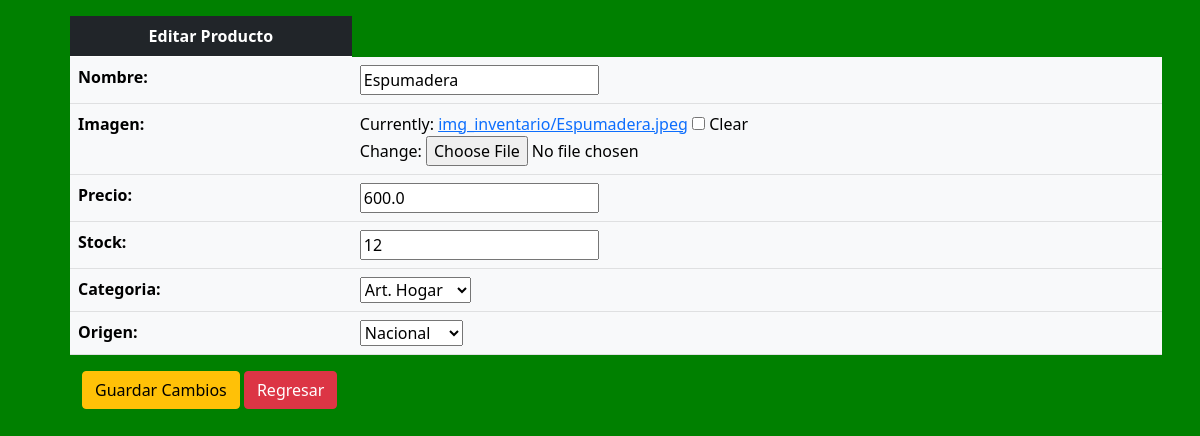
Screenshot of /editar/4 (signed in) with the database file from the repository.
### inventario/models.py (models this page shows, shortened)
class Productos(models.Model):
    nombre = models.CharField(max_length=30,null=False)
    imagen = models.ImageField(upload_to='img_inventario',null=True,blank=True)
    precio = models.FloatField()
    stock = models.IntegerField(default=0)
    categoria = models.ForeignKey(Categoria,on_delete=models.CASCADE,null=True,default=1)
    origin = [
        ("NAC","Nacional"),
        ("IMP","Importado"),
    ]
    origen = models.CharField(max_length=30,choices=origin,default="NAC")
    class Meta:
        managed = True
        verbose_name = 'Productos'
        verbose_name_plural = 'Productos'

### inventario/views.py (the view)
# urls.py: path('editar/<id>',editarProducto,name="editar"),
@login_required
def editarProducto(req,id):
    producto=get_object_or_404(Productos,id=id)
    if req.method == "GET":
        formulario = FormProducto(instance=producto)
        contexto = {"productos":producto,"formulario":formulario}
        return render(req,'editar.html',contexto)
    elif req.method == "POST":
        form_producto = FormProducto(req.POST,req.FILES,instance=producto)
        if form_producto.is_valid():
            form_producto.save()
            return redirect('index')

### inventario/forms.py
class FormProducto(forms.ModelForm):
    class Meta:
        error = "Errors found in the form"
        model = Productos
        exclude = []
        fields = '__all__'
        error_messages = {"error":error}

### inventario/models.py (called while the page is built)
    def __str__(self):
        return self.category_name

### inventario/templates/editar.html (shortened to what this page needs)
{% extends "base.html" %}
{% block content %}
    <div class="container sm m-3">
        <form action="{% url 'editar' productos.id %}" method="post" enctype="multipart/form-data">
        <table class="table table-light table-bordeless">
            <thead class="table table-dark text-center">
                <tr>
                    <th>Editar Producto</th>
                </tr>
            </thead>
            <tbody>
                {{formulario.as_table}}
            </tbody>
        </table>
        <div class="container">
            <button type="submit" class="btn btn-warning">Guardar Cambios</button>
            <a href="{% url 'index' %}"><button type="submit" class="btn btn-danger">Regresar</button></a>
        </div>
        </form>
    </div>
{% endblock content %}

### inventario/static/css/style.css (style rules this page uses)
body { background-color: green; }

### rows the page displays
Productos: nombre "Espumadera", precio "600.0", stock "12", categoria "Art. Hogar", origen "Nacional"
